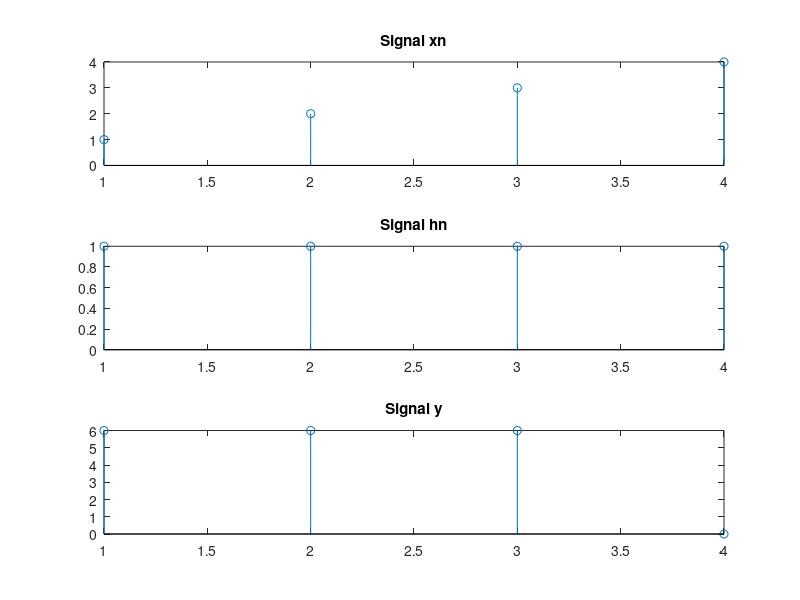

Reproduce this figure in MATLAB.
clc;
clear all;
xn=[1,2,3,4];
hn=[1,1,1,1];
n=length(xn);
y=zeros(1,n);
for i=1:n-1
    for j=1:n-1
        z=mod(i-j,n);
        y(i)=y(i)+xn(j).*hn(z+1);
    end
end
subplot(3,1,1);
stem(xn);
title('Signal xn');
subplot(3,1,2);
stem(hn);
title('Signal hn');
subplot(3,1,3);
stem(y);
title('Signal y');